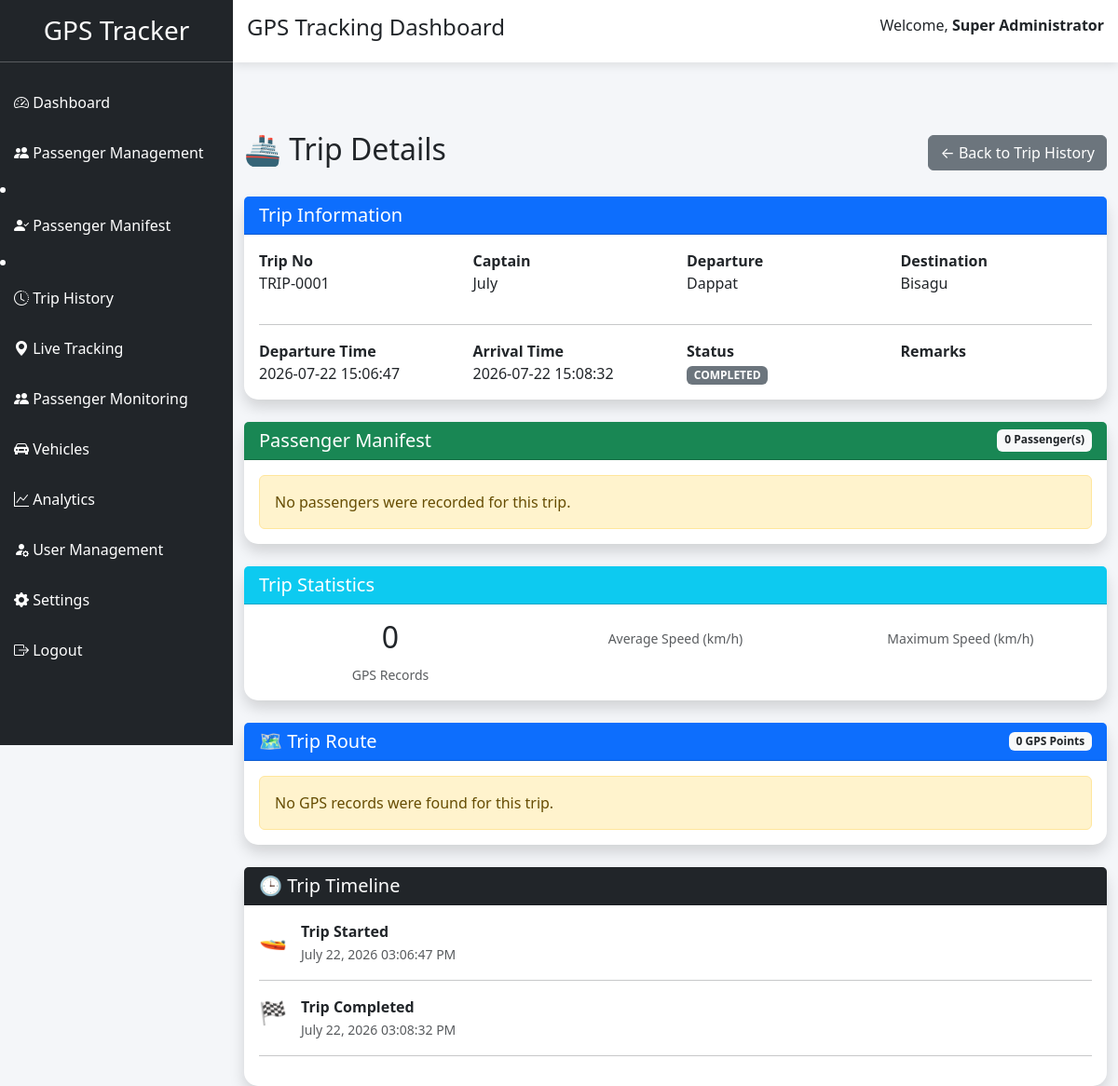
/trip_history/view.php?id=1 (signed in), run on the app's committed database.
### tables this page shows
CREATE TABLE `trips` (
  `id` int(11) NOT NULL,
  `trip_no` varchar(30) NOT NULL,
  `departure` varchar(100) NOT NULL,
  `destination` varchar(100) NOT NULL,
  `captain` varchar(100) NOT NULL,
  `departure_time` datetime NOT NULL,
  `arrival_time` datetime DEFAULT NULL,
  `status` enum('PENDING','ON GOING','COMPLETED','CANCELLED') DEFAULT 'PENDING',
  `remarks` text DEFAULT NULL,
  `created_at` timestamp NOT NULL DEFAULT current_timestamp()
);

### trip_history/view.php (the view, shortened to what this page needs)
<?php
require_once("../config/database.php");
include("../includes/header.php");
include("../includes/sidebar.php");
include("../includes/navbar.php");
$trip_id = (int)$_GET['id'];
$stmt = $conn->prepare("
SELECT *
FROM trips
WHERE id=?
");
$stmt->bind_param("i",$trip_id);
$stmt->execute();
$result = $stmt->get_result();
$trip = $result->fetch_assoc();
$stmtPassengers = $conn->prepare("
SELECT
p.fullname,
p.passenger_type,
p.gender,
tp.time_boarded,
tp.time_departed,
tp.status
FROM trip_passengers tp
INNER JOIN passengers p
ON p.id=tp.passenger_id
WHERE tp.trip_id=?
ORDER BY tp.time_boarded ASC
");
$stmtPassengers->bind_param("i",$trip_id);
$stmtPassengers->execute();
$passengers = $stmtPassengers->get_result();
$stats = mysqli_fetch_assoc(mysqli_query($conn,"
SELECT
COUNT(*) AS gps_points,
ROUND(AVG(speed),2) AS avg_speed,
ROUND(MAX(speed),2) AS max_speed
FROM gps_logs
WHERE trip_id='$trip_id'
"));
$route = [];
$timeline = [];
$timeline[] = [
    "icon" => "🚤",
    "title" => "Trip Started",
    "time" => $trip['departure_time']
];
if(!empty($trip['arrival_time'])){
    $timeline[] = [
        "icon" => "🏁",
        "title" => "Trip Completed",
        "time" => $trip['arrival_time']
    ];
}
?>
<div class="container-fluid mt-4">
<div class="d-flex justify-content-between align-items-center mb-4">
    <h2>
        🚢 Trip Details
    </h2>
    <a href="index.php" class="btn btn-secondary">
        ← Back to Trip History
    </a>
</div>
<div class="card shadow">
<div class="card-header bg-primary text-white">
<h5 class="mb-0">
Trip Information
</h5>
</div>
<div class="card-body">
<div class="row">
<div class="col-md-3 mb-3">
<strong>Trip No</strong><br>
<?= htmlspecialchars($trip['trip_no']); ?>
</div>
<div class="col-md-3 mb-3">
<strong>Captain</strong><br>
<?= htmlspecialchars($trip['captain']); ?>
</div>
<div class="col-md-3 mb-3">
<strong>Departure</strong><br>
<?= htmlspecialchars($trip['departure']); ?>
</div>
<div class="col-md-3 mb-3">
<strong>Destination</strong><br>
<?= htmlspecialchars($trip['destination']); ?>
</div>
</div>
<hr>
<div class="row">
<div class="col-md-3">
<strong>Departure Time</strong><br>
<?= $trip['departure_time']; ?>
</div>
<div class="col-md-3">
<strong>Arrival Time</strong><br>
<?= !empty($trip['arrival_time']) ? $trip['arrival_time'] : "Still Ongoing"; ?>
</div>
<div class="col-md-3">
<strong>Status</strong><br>
<?php if($trip['status']=="ON GOING"){ ?>
<span class="badge bg-success">
ON GOING
</span>
<?php }else{ ?>
<span class="badge bg-secondary">
COMPLETED
</span>
<?php } ?>
</div>
<div class="col-md-3">
<strong>Remarks</strong><br>
</div>
</div>
</div>
</div>
<div class="card shadow mt-4">
    <div class="card-header bg-success text-white d-flex justify-content-between">
        <h5 class="mb-0">
            Passenger Manifest
        </h5>
        <span class="badge bg-light text-dark">
            <?= $passengers->num_rows; ?> Passenger(s)
        </span>
    </div>
    <div class="card-body">
        <?php if($passengers->num_rows > 0){ ?>
        <div class="table-responsive">
            <table class="table table-bordered table-hover align-middle">
                <thead class="table-success">
                    <tr>
                        <th width="60">#</th>
                        <th>Passenger Name</th>
                        <th>Type</th>
                        <th>Gender</th>
                        <th>Boarded</th>
                        <th>Status</th>
                    </tr>
                </thead>
                <tbody>
                <?php
                $i = 1;
                while($row = $passengers->fetch_assoc()){
                ?>
                <tr>
                    <td><?= $i++; ?></td>
                    <td>
                        <strong>
                            <?= htmlspecialchars($row['fullname']); ?>
                        </strong>
                    </td>
                    <td>
                        <?= htmlspecialchars($row['passenger_type']); ?>
                    </td>
                    <td>
                        <?= htmlspecialchars($row['gender']); ?>
                    </td>
                    <td>
                        <?php
                        if(!empty($row['time_boarded'])){
                            echo date("h:i A",strtotime($row['time_boarded']));
                        }else{
                            echo "-";
                        }
                        ?>
                    </td>
                    <td>
                        <?php
                        switch($row['status']){
                            case "ON BOARD":
                                echo '<span class="badge bg-success">ON BOARD</span>';
                            break;
                            case "DISEMBARKED":
                                echo '<span class="badge bg-secondary">DISEMBARKED</span>';
                            break;
                            default:
                                echo '<span class="badge bg-warning text-dark">'.$row['status'].'</span>';
                        }
                        ?>
                    </td>
                </tr>
                <?php } ?>
                </tbody>
            </table>
        </div>
        <?php }else{ ?>
        <div class="alert alert-warning mb-0">
            No passengers were recorded for this trip.
        </div>
        <?php } ?>
    </div>
</div>
<div class="card shadow mt-4">
    <div class="card-header bg-info text-white">
        <h5 class="mb-0">
            Trip Statistics
        </h5>
    </div>
    <div class="card-body">
        <div class="row text-center">
            <div class="col-md-4">
                <h2>
                    <?= $stats['gps_points']; ?>
                </h2>
                <small class="text-muted">
                    GPS Records
                </small>
            </div>
            <div class="col-md-4">
                <small class="text-muted">
                    Average Speed (km/h)
                </small>
            </div>
            <div class="col-md-4">
                <small class="text-muted">
                    Maximum Speed (km/h)
                </small>
            </div>
        </div>
    </div>
</div>
<div class="card shadow mt-4">
    <div class="card-header bg-primary text-white">
        <div class="d-flex justify-content-between align-items-center">
            <h5 class="mb-0">
                🗺 Trip Route
            </h5>
            <span class="badge bg-light text-dark">
                <?= count($route); ?> GPS Points
            </span>
        </div>
    </div>
    <div class="card-body">
        <?php if(count($route)>0){ ?>
            <div id="tripMap"
                 style="height:550px;border-radius:10px;">
            </div>
        <?php }else{ ?>
            <div class="alert alert-warning mb-0">
                No GPS records were found for this trip.
            </div>
        <?php } ?>
    </div>
</div>
<link rel="stylesheet"
href="https://unpkg.com/leaflet@1.9.4/dist/leaflet.css"/>
<div class="card shadow mt-4">
    <div class="card-header bg-dark text-white">
        <h5 class="mb-0">
            🕒 Trip Timeline
        </h5>
    </div>
    <div class="card-body">
        <?php foreach($timeline as $event){ ?>
            <div class="d-flex mb-3">
                <div style="width:45px;font-size:24px;">
                    <?= $event['icon']; ?>
                </div>
                <div>
                    <strong>
                        <?= htmlspecialchars($event['title']); ?>
                    </strong>
                    <br>
                    <small class="text-muted">
                        <?= date("F d, Y h:i:s A", strtotime($event['time'])); ?>
                    </small>
                </div>
            </div>
            <hr>
        <?php } ?>
    </div>
</div>
<?php include("../includes/footer.php"); ?>

### includes/header.php (style rules this page uses)
body { background:#f4f6f9; overflow-x:hidden; }
.card { border:none; border-radius:15px; box-shadow:0 5px 15px rgba(0,0,0,.08); }

### data on the page
trips: trip_no "TRIP-0001", captain "July", departure "Dappat", destination "Bisagu", departure_time "2026-07-22 15:06:47", arrival_time "2026-07-22 15:08:32"

### other printed values
$_SESSION['fullname'] "Super Administrator"
$passengers->num_rows "0"
$stats['gps_points'] "0"
count($route) "0"
$event['icon'] "🚤"
$event['title'] "Trip Started"
date("F d, Y h:i:s A", strtotime($event['time'])) "July 22, 2026 03:06:47 PM"
$event['icon'] "🏁"
$event['title'] "Trip Completed"
date("F d, Y h:i:s A", strtotime($event['time'])) "July 22, 2026 03:08:32 PM"
